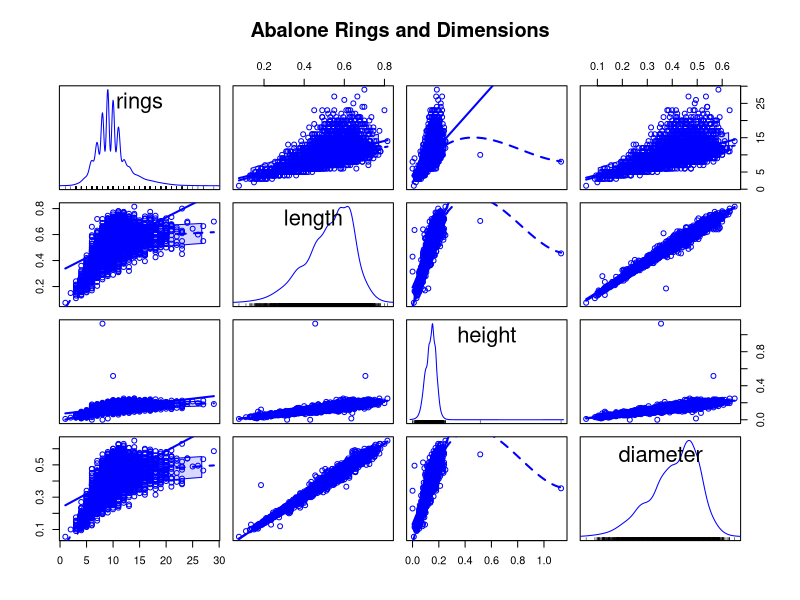
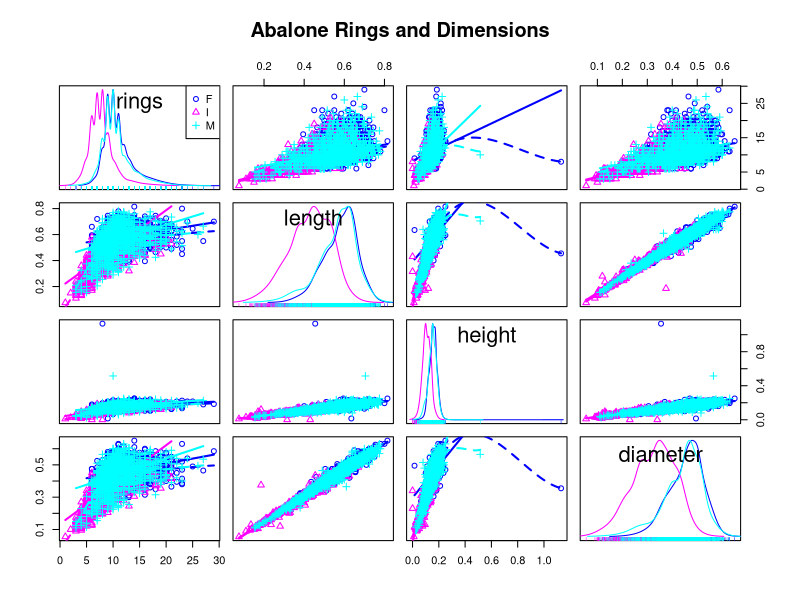
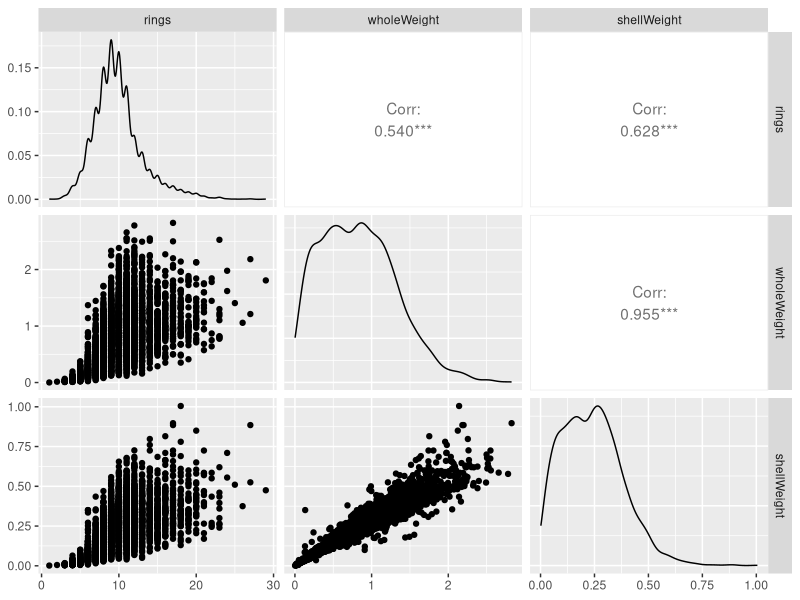
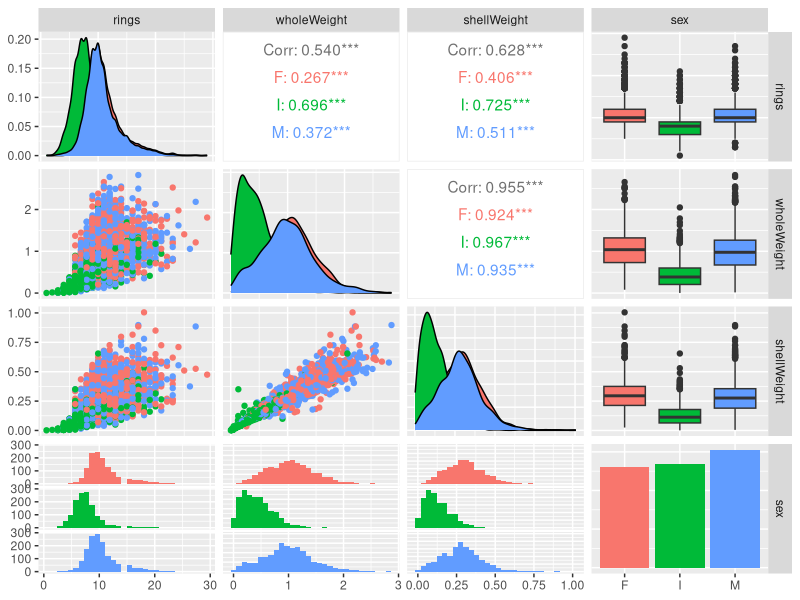

Generate these figures, in order, with R:
## ---- chunk 1
# set up knitr options for all code chunks
knitr::opts_chunk$set(echo = TRUE)
knitr::opts_chunk$set(message = FALSE)
knitr::opts_chunk$set(warning = FALSE)
knitr::opts_chunk$set(error = FALSE)

# Load Packages ----
library(readr)
library(tibble)
library(dplyr)
library(ggplot2)

# Import data ----
# import abalone.csv dataset
# use read_csv() function from readr to import data
abalone <- read_csv(file = "abalone.csv")
## ---- chunk 2
# Scatterplot Matrices from the car Package
library(car)
scatterplotMatrix(~rings + length + height + diameter, 
                   data=abalone,
                   main="Abalone Rings and Dimensions")
## ---- chunk 3
scatterplotMatrix(~rings + length + height + diameter | sex, 
                   data=abalone,
                   main="Abalone Rings and Dimensions")
## ---- chunk 4
library(GGally)
abalone %>% 
  select(rings, wholeWeight, shellWeight) %>%
  GGally::ggpairs()
## ---- chunk 5
# Make ggpairs plot again color by sex
abalone %>% 
  select(rings, wholeWeight, shellWeight, sex) %>%
  GGally::ggpairs(aes(color = sex))
